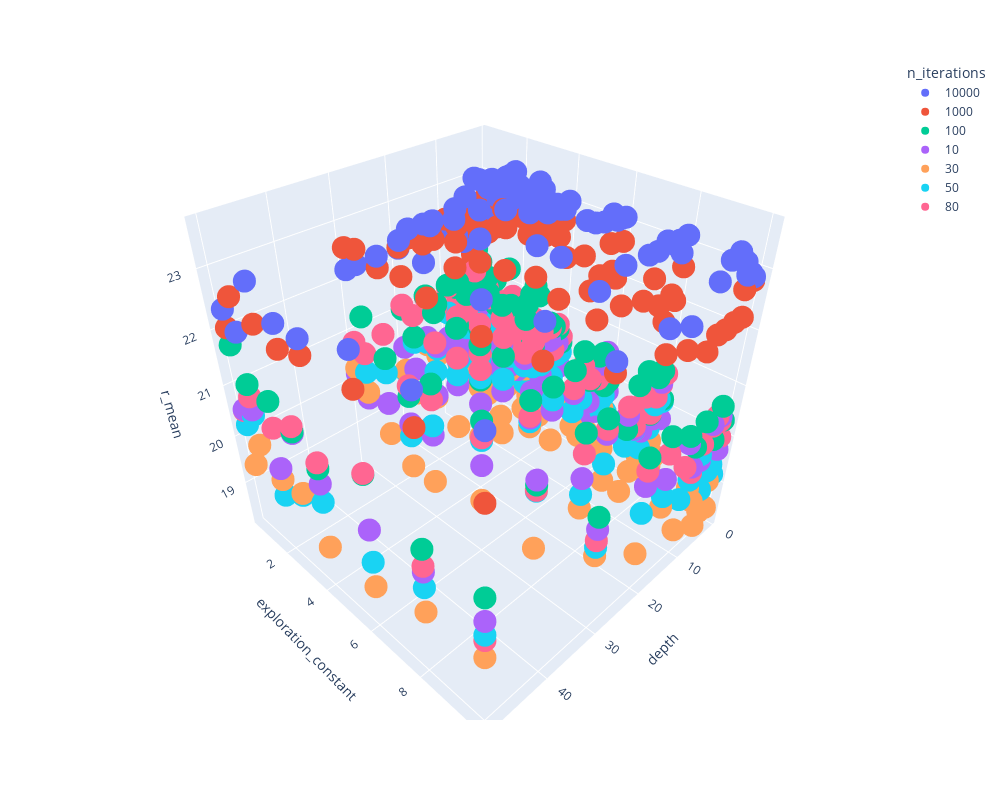

Notebook source saved alongside this figure:
### Code cell
px.scatter_3d(df[df["reuse_tree"]==True], x='depth', y='exploration_constant', z='r_mean', color='n_iterations',
              width=1000, height=800)
